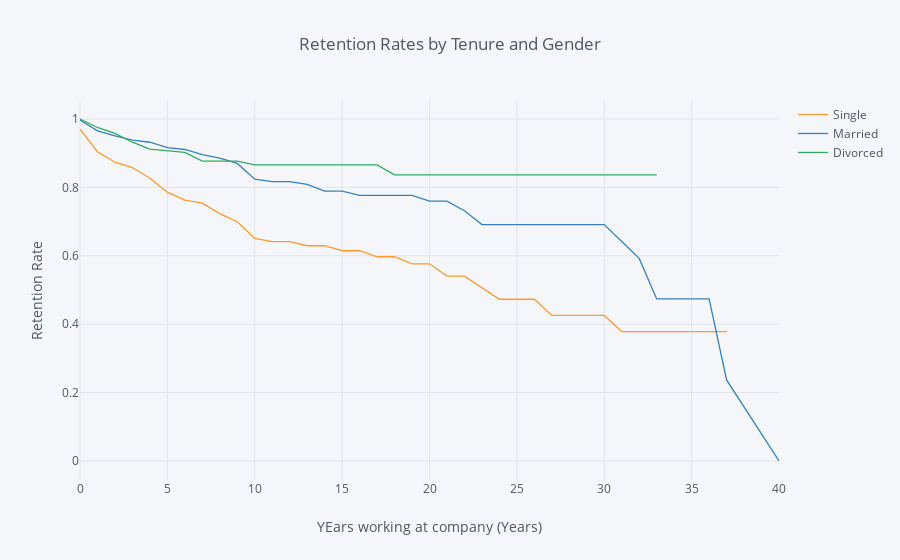

Notebook cell for this chart:
### Markdown cell above
## 4. Let's switch to looking at retention rates from another demographic perspective: marital status. Generate and plot survival curves for the different marital statuses by number of years at the company.

### Code cell
rates = survival(data, 'MaritalStatus', 'YearsAtCompany', 'Attrition')

rates.iplot(kind='line', xTitle='YEars working at company (Years)', yTitle='Retention Rate',
            title='Retention Rates by Tenure and Gender')

### Figure 1 — Plotly figure (JSON) as saved in the notebook; plotly's stock layout.template omitted (floating-point values rounded to 4 significant figures)
{"data": [{"line": {"color": "rgba(255, 153, 51, 1.0)", "dash": "solid", "shape": "linear", "width": 1.3}, "mode": "lines", "name": "Single", "text": "", "type": "scatter", "uid": "0ed06e9f-73a2-448a-853b-d52fde4a00fe", "x": [0, 1, 2, 3, 4, 5, 6, 7, 8, 9, 10, 11, 12, 13, 14, 15, 16, 17, 18, 19, 20, 21, 22, 23, 24, 25, 26, 27, 29, 30, 31, 32, 33, 34, 36, 37, 40], "y": [0.9702, 0.9044, 0.8736, 0.8581, 0.8268, 0.7861, 0.7628, 0.754, 0.7234, 0.6997, 0.6507, 0.6413, 0.6413, 0.6294, 0.6294, 0.6148, 0.6148, 0.5972, 0.5972, 0.5766, 0.5766, 0.5406, 0.5406, 0.5068, 0.473, 0.473, 0.473, 0.4257, 0.4257, 0.4257, 0.3784, 0.3784, 0.3784, 0.3784, 0.3784, 0.3784, ""]}, {"line": {"color": "rgba(55, 128, 191, 1.0)", "dash": "solid", "shape": "linear", "width": 1.3}, "mode": "lines", "name": "Married", "text": "", "type": "scatter", "uid": "1de9a73b-1d3c-4133-89fc-4b9dd974c6f7", "x": [0, 1, 2, 3, 4, 5, 6, 7, 8, 9, 10, 11, 12, 13, 14, 15, 16, 17, 18, 19, 20, 21, 22, 23, 24, 25, 26, 27, 29, 30, 31, 32, 33, 34, 36, 37, 40], "y": [0.997, 0.9654, 0.9506, 0.9381, 0.932, 0.9164, 0.9109, 0.8958, 0.8858, 0.8702, 0.8239, 0.817, 0.817, 0.8086, 0.7894, 0.7894, 0.7768, 0.7768, 0.7768, 0.7768, 0.7599, 0.7599, 0.7318, 0.6911, 0.6911, 0.6911, 0.6911, 0.6911, 0.6911, 0.6911, 0.6418, 0.5924, 0.4739, 0.4739, 0.4739, 0.237, 0]}, {"line": {"color": "rgba(50, 171, 96, 1.0)", "dash": "solid", "shape": "linear", "width": 1.3}, "mode": "lines", "name": "Divorced", "text": "", "type": "scatter", "uid": "f34f264e-c4db-49ea-8096-1cd599f7afbb", "x": [0, 1, 2, 3, 4, 5, 6, 7, 8, 9, 10, 11, 12, 13, 14, 15, 16, 17, 18, 19, 20, 21, 22, 23, 24, 25, 26, 27, 29, 30, 31, 32, 33, 34, 36, 37, 40], "y": [1, 0.9752, 0.9581, 0.9321, 0.9122, 0.9078, 0.9021, 0.8769, 0.8769, 0.8769, 0.8657, 0.8657, 0.8657, 0.8657, 0.8657, 0.8657, 0.8657, 0.8657, 0.8368, 0.8368, 0.8368, 0.8368, 0.8368, 0.8368, 0.8368, 0.8368, 0.8368, 0.8368, 0.8368, 0.8368, 0.8368, 0.8368, 0.8368, "", "", "", ""]}], "layout": {"legend": {"bgcolor": "#F5F6F9", "font": {"color": "#4D5663"}}, "paper_bgcolor": "#F5F6F9", "plot_bgcolor": "#F5F6F9", "title": {"font": {"color": "#4D5663"}, "text": "Retention Rates by Tenure and Gender"}, "xaxis": {"gridcolor": "#E1E5ED", "showgrid": true, "tickfont": {"color": "#4D5663"}, "title": {"font": {"color": "#4D5663"}, "text": "YEars working at company (Years)"}, "zerolinecolor": "#E1E5ED"}, "yaxis": {"gridcolor": "#E1E5ED", "showgrid": true, "tickfont": {"color": "#4D5663"}, "title": {"font": {"color": "#4D5663"}, "text": "Retention Rate"}, "zerolinecolor": "#E1E5ED"}}}
